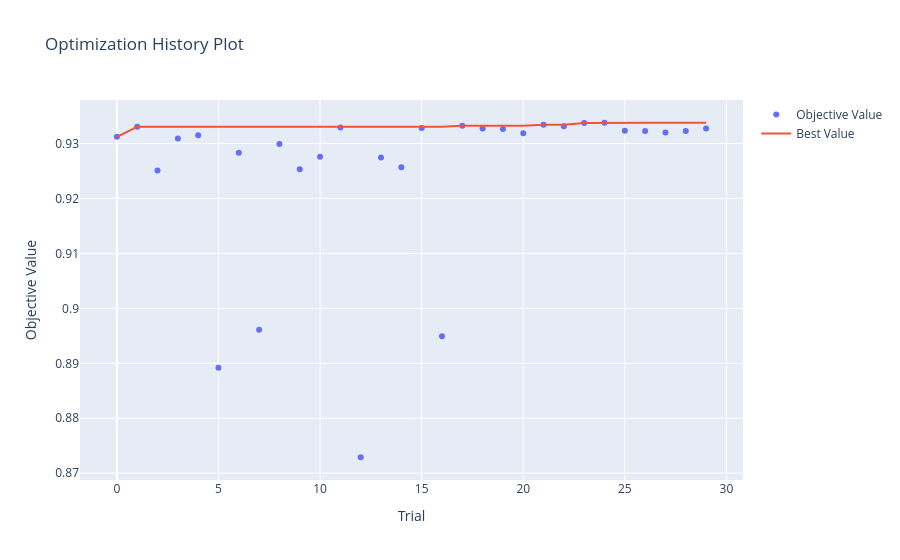
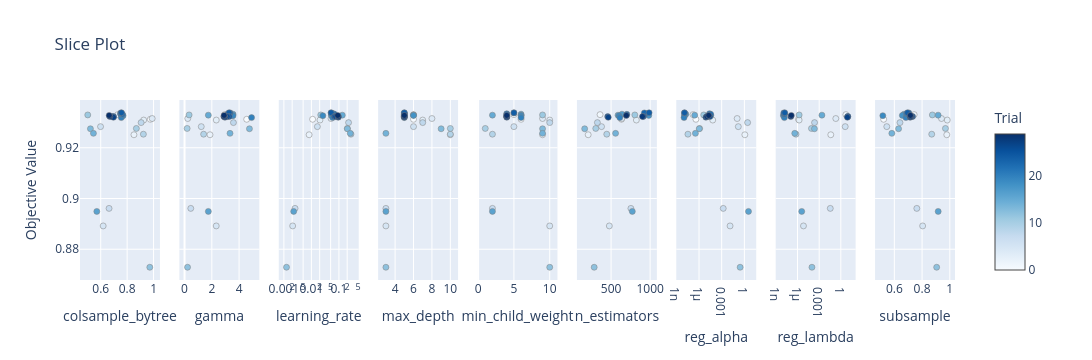
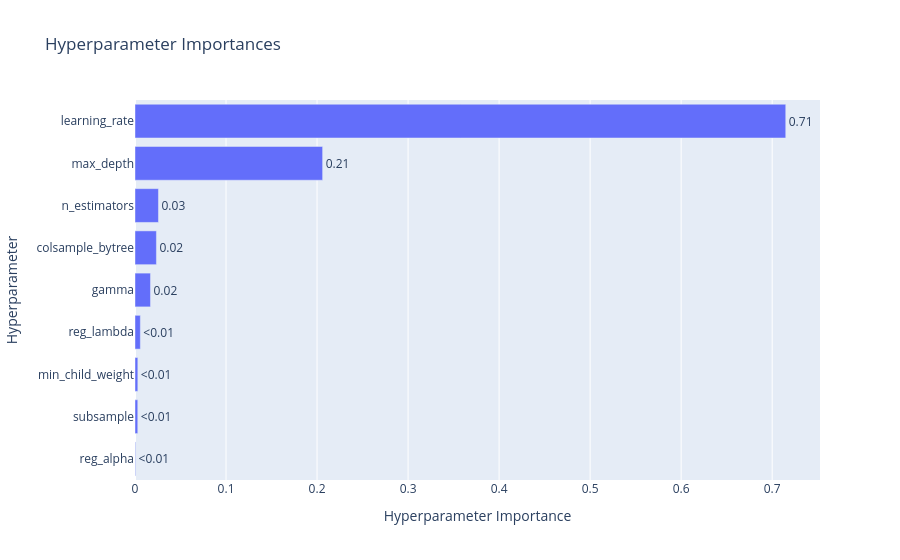

Notebook code for these charts, in order:
### Code cell
optuna.visualization.plot_optimization_history(study).show()
optuna.visualization.plot_slice(study).show()
optuna.visualization.plot_param_importances(study).show()

### Figure 1 — Plotly figure (JSON) as saved in the notebook; plotly's stock layout.template omitted (floating-point values rounded to 4 significant figures)
{"data": [{"mode": "markers", "name": "Objective Value", "type": "scatter", "x": [0, 1, 2, 3, 4, 5, 6, 7, 8, 9, 10, 11, 12, 13, 14, 15, 16, 17, 18, 19, 20, 21, 22, 23, 24, 25, 26, 27, 28, 29], "y": [0.9312, 0.933, 0.9251, 0.9309, 0.9315, 0.8892, 0.9283, 0.8961, 0.9299, 0.9253, 0.9276, 0.9329, 0.8729, 0.9275, 0.9257, 0.9328, 0.8949, 0.9332, 0.9328, 0.9326, 0.9319, 0.9334, 0.9332, 0.9337, 0.9338, 0.9323, 0.9323, 0.932, 0.9323, 0.9327]}, {"mode": "lines", "name": "Best Value", "type": "scatter", "x": [0, 1, 2, 3, 4, 5, 6, 7, 8, 9, 10, 11, 12, 13, 14, 15, 16, 17, 18, 19, 20, 21, 22, 23, 24, 25, 26, 27, 28, 29], "y": [0.9312, 0.933, 0.933, 0.933, 0.933, 0.933, 0.933, 0.933, 0.933, 0.933, 0.933, 0.933, 0.933, 0.933, 0.933, 0.933, 0.933, 0.9332, 0.9332, 0.9332, 0.9332, 0.9334, 0.9334, 0.9337, 0.9338, 0.9338, 0.9338, 0.9338, 0.9338, 0.9338]}, {"marker": {"color": "#cccccc"}, "mode": "markers", "name": "Infeasible Trial", "showlegend": false, "type": "scatter", "x": [], "y": []}], "layout": {"autosize": true, "title": {"text": "Optimization History Plot"}, "xaxis": {"autorange": true, "range": [-1.77, 30.77], "title": {"text": "Trial"}, "type": "linear"}, "yaxis": {"autorange": true, "range": [0.8679, 0.9388], "title": {"text": "Objective Value"}, "type": "linear"}}}

### Figure 2 — Plotly figure (JSON) as saved in the notebook; plotly's stock layout.template omitted (floating-point values rounded to 4 significant figures)
{"data": [{"marker": {"color": [0, 1, 2, 3, 4, 5, 6, 7, 8, 9, 10, 11, 12, 13, 14, 15, 16, 17, 18, 19, 20, 21, 22, 23, 24, 25, 26, 27, 28, 29], "colorbar": {"title": {"text": "Trial"}, "x": 1, "xpad": 40, "y": 0.5}, "colorscale": [[0, "rgb(247,251,255)"], [0.125, "rgb(222,235,247)"], [0.25, "rgb(198,219,239)"], [0.375, "rgb(158,202,225)"], [0.5, "rgb(107,174,214)"], [0.625, "rgb(66,146,198)"], [0.75, "rgb(33,113,181)"], [0.875, "rgb(8,81,156)"], [1, "rgb(8,48,107)"]], "line": {"color": "Grey", "width": 0.5}, "showscale": true}, "mode": "markers", "name": "Feasible Trial", "showlegend": false, "type": "scatter", "x": [0.9752, 0.7289, 0.8515, 0.925, 0.9895, 0.6185, 0.5986, 0.6631, 0.9057, 0.9229, 0.8698, 0.5017, 0.9714, 0.522, 0.5447, 0.76, 0.5703, 0.7531, 0.7601, 0.7691, 0.7558, 0.7491, 0.764, 0.7529, 0.7571, 0.6974, 0.6856, 0.6962, 0.6693, 0.6637], "xaxis": "x", "y": [0.9312, 0.933, 0.9251, 0.9309, 0.9315, 0.8892, 0.9283, 0.8961, 0.9299, 0.9253, 0.9276, 0.9329, 0.8729, 0.9275, 0.9257, 0.9328, 0.8949, 0.9332, 0.9328, 0.9326, 0.9319, 0.9334, 0.9332, 0.9337, 0.9338, 0.9323, 0.9323, 0.932, 0.9323, 0.9327], "yaxis": "y"}, {"marker": {"color": [0, 1, 2, 3, 4, 5, 6, 7, 8, 9, 10, 11, 12, 13, 14, 15, 16, 17, 18, 19, 20, 21, 22, 23, 24, 25, 26, 27, 28, 29], "colorbar": {"title": {"text": "Trial"}, "x": 1, "xpad": 40}, "colorscale": [[0, "rgb(247,251,255)"], [0.125, "rgb(222,235,247)"], [0.25, "rgb(198,219,239)"], [0.375, "rgb(158,202,225)"], [0.5, "rgb(107,174,214)"], [0.625, "rgb(66,146,198)"], [0.75, "rgb(33,113,181)"], [0.875, "rgb(8,81,156)"], [1, "rgb(8,48,107)"]], "line": {"color": "Grey", "width": 0.5}, "showscale": false}, "mode": "markers", "name": "Feasible Trial", "showlegend": false, "type": "scatter", "x": [4.558, 2.943, 1.867, 2.328, 0.2362, 2.325, 1.226, 0.457, 3.587, 1.401, 0.1898, 0.3355, 0.2198, 4.761, 3.335, 1.744, 1.745, 3.557, 3.427, 3.554, 4.916, 3.189, 3.185, 3.344, 3.268, 3.277, 3.138, 2.961, 2.883, 2.901], "xaxis": "x2", "y": [0.9312, 0.933, 0.9251, 0.9309, 0.9315, 0.8892, 0.9283, 0.8961, 0.9299, 0.9253, 0.9276, 0.9329, 0.8729, 0.9275, 0.9257, 0.9328, 0.8949, 0.9332, 0.9328, 0.9326, 0.9319, 0.9334, 0.9332, 0.9337, 0.9338, 0.9323, 0.9323, 0.932, 0.9323, 0.9327], "yaxis": "y2"}, {"marker": {"color": [0, 1, 2, 3, 4, 5, 6, 7, 8, 9, 10, 11, 12, 13, 14, 15, 16, 17, 18, 19, 20, 21, 22, 23, 24, 25, 26, 27, 28, 29], "colorbar": {"title": {"text": "Trial"}, "x": 1, "xpad": 40}, "colorscale": [[0, "rgb(247,251,255)"], [0.125, "rgb(222,235,247)"], [0.25, "rgb(198,219,239)"], [0.375, "rgb(158,202,225)"], [0.5, "rgb(107,174,214)"], [0.625, "rgb(66,146,198)"], [0.75, "rgb(33,113,181)"], [0.875, "rgb(8,81,156)"], [1, "rgb(8,48,107)"]], "line": {"color": "Grey", "width": 0.5}, "showscale": false}, "mode": "markers", "name": "Feasible Trial", "showlegend": false, "type": "scatter", "x": [0.01105, 0.06185, 0.008264, 0.0205, 0.05171, 0.002085, 0.01649, 0.002543, 0.2241, 0.274, 0.2024, 0.02185, 0.001246, 0.203, 0.259, 0.133, 0.002272, 0.0544, 0.05335, 0.02606, 0.05921, 0.06363, 0.06897, 0.0521, 0.05212, 0.06814, 0.07644, 0.09472, 0.09584, 0.0906], "xaxis": "x3", "y": [0.9312, 0.933, 0.9251, 0.9309, 0.9315, 0.8892, 0.9283, 0.8961, 0.9299, 0.9253, 0.9276, 0.9329, 0.8729, 0.9275, 0.9257, 0.9328, 0.8949, 0.9332, 0.9328, 0.9326, 0.9319, 0.9334, 0.9332, 0.9337, 0.9338, 0.9323, 0.9323, 0.932, 0.9323, 0.9327], "yaxis": "y3"}, {"marker": {"color": [0, 1, 2, 3, 4, 5, 6, 7, 8, 9, 10, 11, 12, 13, 14, 15, 16, 17, 18, 19, 20, 21, 22, 23, 24, 25, 26, 27, 28, 29], "colorbar": {"title": {"text": "Trial"}, "x": 1, "xpad": 40}, "colorscale": [[0, "rgb(247,251,255)"], [0.125, "rgb(222,235,247)"], [0.25, "rgb(198,219,239)"], [0.375, "rgb(158,202,225)"], [0.5, "rgb(107,174,214)"], [0.625, "rgb(66,146,198)"], [0.75, "rgb(33,113,181)"], [0.875, "rgb(8,81,156)"], [1, "rgb(8,48,107)"]], "line": {"color": "Grey", "width": 0.5}, "showscale": false}, "mode": "markers", "name": "Feasible Trial", "showlegend": false, "type": "scatter", "x": [6, 6, 10, 7, 8, 3, 6, 3, 7, 10, 10, 6, 3, 9, 3, 6, 3, 5, 6, 5, 5, 5, 5, 5, 5, 5, 5, 5, 5, 5], "xaxis": "x4", "y": [0.9312, 0.933, 0.9251, 0.9309, 0.9315, 0.8892, 0.9283, 0.8961, 0.9299, 0.9253, 0.9276, 0.9329, 0.8729, 0.9275, 0.9257, 0.9328, 0.8949, 0.9332, 0.9328, 0.9326, 0.9319, 0.9334, 0.9332, 0.9337, 0.9338, 0.9323, 0.9323, 0.932, 0.9323, 0.9327], "yaxis": "y4"}, {"marker": {"color": [0, 1, 2, 3, 4, 5, 6, 7, 8, 9, 10, 11, 12, 13, 14, 15, 16, 17, 18, 19, 20, 21, 22, 23, 24, 25, 26, 27, 28, 29], "colorbar": {"title": {"text": "Trial"}, "x": 1, "xpad": 40}, "colorscale": [[0, "rgb(247,251,255)"], [0.125, "rgb(222,235,247)"], [0.25, "rgb(198,219,239)"], [0.375, "rgb(158,202,225)"], [0.5, "rgb(107,174,214)"], [0.625, "rgb(66,146,198)"], [0.75, "rgb(33,113,181)"], [0.875, "rgb(8,81,156)"], [1, "rgb(8,48,107)"]], "line": {"color": "Grey", "width": 0.5}, "showscale": false}, "mode": "markers", "name": "Feasible Trial", "showlegend": false, "type": "scatter", "x": [6, 5, 9, 10, 9, 10, 5, 2, 10, 2, 1, 9, 10, 9, 9, 2, 2, 6, 6, 6, 6, 4, 4, 5, 5, 4, 4, 4, 4, 4], "xaxis": "x5", "y": [0.9312, 0.933, 0.9251, 0.9309, 0.9315, 0.8892, 0.9283, 0.8961, 0.9299, 0.9253, 0.9276, 0.9329, 0.8729, 0.9275, 0.9257, 0.9328, 0.8949, 0.9332, 0.9328, 0.9326, 0.9319, 0.9334, 0.9332, 0.9337, 0.9338, 0.9323, 0.9323, 0.932, 0.9323, 0.9327], "yaxis": "y5"}, {"marker": {"color": [0, 1, 2, 3, 4, 5, 6, 7, 8, 9, 10, 11, 12, 13, 14, 15, 16, 17, 18, 19, 20, 21, 22, 23, 24, 25, 26, 27, 28, 29], "colorbar": {"title": {"text": "Trial"}, "x": 1, "xpad": 40}, "colorscale": [[0, "rgb(247,251,255)"], [0.125, "rgb(222,235,247)"], [0.25, "rgb(198,219,239)"], [0.375, "rgb(158,202,225)"], [0.5, "rgb(107,174,214)"], [0.625, "rgb(66,146,198)"], [0.75, "rgb(33,113,181)"], [0.875, "rgb(8,81,156)"], [1, "rgb(8,48,107)"]], "line": {"color": "Grey", "width": 0.5}, "showscale": false}, "mode": "markers", "name": "Feasible Trial", "showlegend": false, "type": "scatter", "x": [633, 359, 207, 824, 637, 478, 378, 754, 325, 445, 304, 804, 284, 162, 558, 589, 772, 639, 983, 601, 612, 947, 702, 926, 987, 914, 457, 464, 902, 696], "xaxis": "x6", "y": [0.9312, 0.933, 0.9251, 0.9309, 0.9315, 0.8892, 0.9283, 0.8961, 0.9299, 0.9253, 0.9276, 0.9329, 0.8729, 0.9275, 0.9257, 0.9328, 0.8949, 0.9332, 0.9328, 0.9326, 0.9319, 0.9334, 0.9332, 0.9337, 0.9338, 0.9323, 0.9323, 0.932, 0.9323, 0.9327], "yaxis": "y6"}, {"marker": {"color": [0, 1, 2, 3, 4, 5, 6, 7, 8, 9, 10, 11, 12, 13, 14, 15, 16, 17, 18, 19, 20, 21, 22, 23, 24, 25, 26, 27, 28, 29], "colorbar": {"title": {"text": "Trial"}, "x": 1, "xpad": 40}, "colorscale": [[0, "rgb(247,251,255)"], [0.125, "rgb(222,235,247)"], [0.25, "rgb(198,219,239)"], [0.375, "rgb(158,202,225)"], [0.5, "rgb(107,174,214)"], [0.625, "rgb(66,146,198)"], [0.75, "rgb(33,113,181)"], [0.875, "rgb(8,81,156)"], [1, "rgb(8,48,107)"]], "line": {"color": "Grey", "width": 0.5}, "showscale": false}, "mode": "markers", "name": "Feasible Trial", "showlegend": false, "type": "scatter", "x": [3.917e-07, 1.614e-07, 1.159, 6.531e-05, 0.1106, 0.01283, 0.158, 0.001604, 2.684, 3.409e-08, 1.196e-06, 4.184e-06, 0.2765, 1.087e-06, 3.347e-07, 2.677e-07, 3.508, 1.806e-08, 3.65e-05, 1.19e-08, 1.046e-08, 2.409e-05, 3.498e-05, 1.186e-08, 1.214e-08, 1.296e-05, 2.735e-05, 8.105e-06, 1.104e-05, 1.939e-05], "xaxis": "x7", "y": [0.9312, 0.933, 0.9251, 0.9309, 0.9315, 0.8892, 0.9283, 0.8961, 0.9299, 0.9253, 0.9276, 0.9329, 0.8729, 0.9275, 0.9257, 0.9328, 0.8949, 0.9332, 0.9328, 0.9326, 0.9319, 0.9334, 0.9332, 0.9337, 0.9338, 0.9323, 0.9323, 0.932, 0.9323, 0.9327], "yaxis": "y7"}, {"marker": {"color": [0, 1, 2, 3, 4, 5, 6, 7, 8, 9, 10, 11, 12, 13, 14, 15, 16, 17, 18, 19, 20, 21, 22, 23, 24, 25, 26, 27, 28, 29], "colorbar": {"title": {"text": "Trial"}, "x": 1, "xpad": 40}, "colorscale": [[0, "rgb(247,251,255)"], [0.125, "rgb(222,235,247)"], [0.25, "rgb(198,219,239)"], [0.375, "rgb(158,202,225)"], [0.5, "rgb(107,174,214)"], [0.625, "rgb(66,146,198)"], [0.75, "rgb(33,113,181)"], [0.875, "rgb(8,81,156)"], [1, "rgb(8,48,107)"]], "line": {"color": "Grey", "width": 0.5}, "showscale": false}, "mode": "markers", "name": "Feasible Trial", "showlegend": false, "type": "scatter", "x": [1.384e-06, 5.122, 0.04077, 1.654e-06, 0.2021, 6.661e-06, 4.077, 0.03474, 0.0002284, 6.091e-07, 8.509e-05, 1.669e-06, 9.906e-05, 0.0002195, 4.08e-07, 0.002399, 3.79e-06, 1.406e-08, 1.102e-08, 1.223e-08, 1.495e-08, 1.626e-08, 1.449e-08, 1.233e-08, 1.685e-08, 9.034, 9.54, 8.148, 1.17e-07, 1.363e-07], "xaxis": "x8", "y": [0.9312, 0.933, 0.9251, 0.9309, 0.9315, 0.8892, 0.9283, 0.8961, 0.9299, 0.9253, 0.9276, 0.9329, 0.8729, 0.9275, 0.9257, 0.9328, 0.8949, 0.9332, 0.9328, 0.9326, 0.9319, 0.9334, 0.9332, 0.9337, 0.9338, 0.9323, 0.9323, 0.932, 0.9323, 0.9327], "yaxis": "y8"}, {"marker": {"color": [0, 1, 2, 3, 4, 5, 6, 7, 8, 9, 10, 11, 12, 13, 14, 15, 16, 17, 18, 19, 20, 21, 22, 23, 24, 25, 26, 27, 28, 29], "colorbar": {"title": {"text": "Trial"}, "x": 1, "xpad": 40}, "colorscale": [[0, "rgb(247,251,255)"], [0.125, "rgb(222,235,247)"], [0.25, "rgb(198,219,239)"], [0.375, "rgb(158,202,225)"], [0.5, "rgb(107,174,214)"], [0.625, "rgb(66,146,198)"], [0.75, "rgb(33,113,181)"], [0.875, "rgb(8,81,156)"], [1, "rgb(8,48,107)"]], "line": {"color": "Grey", "width": 0.5}, "showscale": false}, "mode": "markers", "name": "Feasible Trial", "showlegend": false, "type": "scatter", "x": [0.5229, 0.7428, 0.9783, 0.9816, 0.94, 0.8041, 0.5454, 0.762, 0.6406, 0.8696, 0.9686, 0.8741, 0.9053, 0.6306, 0.5819, 0.9158, 0.9162, 0.6703, 0.6577, 0.5167, 0.6832, 0.688, 0.6992, 0.7044, 0.695, 0.7317, 0.7249, 0.7139, 0.7173, 0.7156], "xaxis": "x9", "y": [0.9312, 0.933, 0.9251, 0.9309, 0.9315, 0.8892, 0.9283, 0.8961, 0.9299, 0.9253, 0.9276, 0.9329, 0.8729, 0.9275, 0.9257, 0.9328, 0.8949, 0.9332, 0.9328, 0.9326, 0.9319, 0.9334, 0.9332, 0.9337, 0.9338, 0.9323, 0.9323, 0.932, 0.9323, 0.9327], "yaxis": "y9"}], "layout": {"height": 360, "title": {"text": "Slice Plot"}, "width": 2700, "xaxis": {"anchor": "y", "autorange": true, "domain": [0, 0.09136], "range": [0.4643, 1.027], "title": {"text": "colsample_bytree"}, "type": "linear"}, "xaxis2": {"anchor": "y2", "autorange": true, "domain": [0.1136, 0.2049], "range": [-0.173, 5.279], "title": {"text": "gamma"}, "type": "linear"}, "xaxis3": {"anchor": "y3", "autorange": true, "domain": [0.2272, 0.3185], "range": [-3.084, -0.3824], "title": {"text": "learning_rate"}, "type": "log"}, "xaxis4": {"anchor": "y4", "autorange": true, "domain": [0.3407, 0.4321], "range": [2.463, 10.54], "title": {"text": "max_depth"}, "type": "linear"}, "xaxis5": {"anchor": "y5", "autorange": true, "domain": [0.4543, 0.5457], "range": [0.3092, 10.69], "title": {"text": "min_child_weight"}, "type": "linear"}, "xaxis6": {"anchor": "y6", "autorange": true, "domain": [0.5679, 0.6593], "range": [98.68, 1050.0], "title": {"text": "n_estimators"}, "type": "linear"}, "xaxis7": {"anchor": "y7", "autorange": true, "domain": [0.6815, 0.7728], "range": [-8.635, 1.199], "title": {"text": "reg_alpha"}, "type": "log"}, "xaxis8": {"anchor": "y8", "autorange": true, "domain": [0.7951, 0.8864], "range": [-8.644, 1.666], "title": {"text": "reg_lambda"}, "type": "log"}, "xaxis9": {"anchor": "y9", "autorange": true, "domain": [0.9086, 1], "range": [0.4811, 1.017], "title": {"text": "subsample"}, "type": "linear"}, "yaxis": {"anchor": "x", "autorange": true, "domain": [0, 1], "range": [0.8679, 0.9388], "title": {"text": "Objective Value"}, "type": "linear"}, "yaxis2": {"anchor": "x2", "autorange": true, "domain": [0, 1], "matches": "y", "range": [0.8679, 0.9388], "showticklabels": false, "type": "linear"}, "yaxis3": {"anchor": "x3", "autorange": true, "domain": [0, 1], "matches": "y", "range": [0.8679, 0.9388], "showticklabels": false, "type": "linear"}, "yaxis4": {"anchor": "x4", "autorange": true, "domain": [0, 1], "matches": "y", "range": [0.8679, 0.9388], "showticklabels": false, "type": "linear"}, "yaxis5": {"anchor": "x5", "autorange": true, "domain": [0, 1], "matches": "y", "range": [0.8679, 0.9388], "showticklabels": false, "type": "linear"}, "yaxis6": {"anchor": "x6", "autorange": true, "domain": [0, 1], "matches": "y", "range": [0.8679, 0.9388], "showticklabels": false, "type": "linear"}, "yaxis7": {"anchor": "x7", "autorange": true, "domain": [0, 1], "matches": "y", "range": [0.8679, 0.9388], "showticklabels": false, "type": "linear"}, "yaxis8": {"anchor": "x8", "autorange": true, "domain": [0, 1], "matches": "y", "range": [0.8679, 0.9388], "showticklabels": false, "type": "linear"}, "yaxis9": {"anchor": "x9", "autorange": true, "domain": [0, 1], "matches": "y", "range": [0.8679, 0.9388], "showticklabels": false, "type": "linear"}}}

### Figure 3 — Plotly figure (JSON) as saved in the notebook; plotly's stock layout.template omitted (floating-point values rounded to 4 significant figures)
{"data": [{"cliponaxis": false, "hovertemplate": ["reg_alpha (FloatDistribution): 0.0006142940406037441<extra></extra>", "subsample (FloatDistribution): 0.003045329586414119<extra></extra>", "min_child_weight (IntDistribution): 0.0031045490820821027<extra></extra>", "reg_lambda (FloatDistribution): 0.005881650636708125<extra></extra>", "gamma (FloatDistribution): 0.017009869364950213<extra></extra>", "colsample_bytree (FloatDistribution): 0.02352704505249119<extra></extra>", "n_estimators (IntDistribution): 0.025767853391606182<extra></extra>", "max_depth (IntDistribution): 0.20613665225571226<extra></extra>", "learning_rate (FloatDistribution): 0.714912756589432<extra></extra>"], "name": "Objective Value", "orientation": "h", "text": ["<0.01", "<0.01", "<0.01", "<0.01", "0.02", "0.02", "0.03", "0.21", "0.71"], "textposition": "outside", "type": "bar", "x": [0.0006143, 0.003045, 0.003105, 0.005882, 0.01701, 0.02353, 0.02577, 0.2061, 0.7149], "y": ["reg_alpha", "subsample", "min_child_weight", "reg_lambda", "gamma", "colsample_bytree", "n_estimators", "max_depth", "learning_rate"]}], "layout": {"autosize": true, "title": {"text": "Hyperparameter Importances"}, "xaxis": {"autorange": true, "range": [0, 0.7525], "title": {"text": "Hyperparameter Importance"}, "type": "linear"}, "yaxis": {"autorange": true, "range": [-0.5, 8.5], "title": {"text": "Hyperparameter"}, "type": "category"}}}
